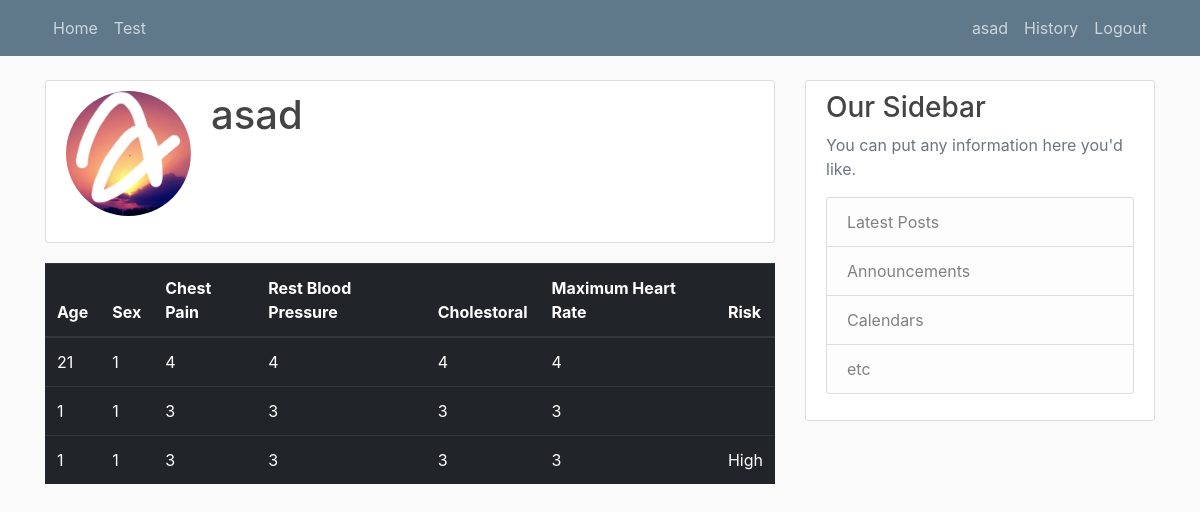
Page /history/ (signed in) on the committed database.
### users/models.py (models this page shows, shortened)
class Profile(models.Model):
    user = models.OneToOneField(User, on_delete=models.CASCADE)
    image = models.ImageField(default='default.jpg', upload_to='profile_pics')

### app/models.py (models this page shows, shortened)
class Test(models.Model):
    CHOICES = ((1, 'Male'), (0, 'Female'))
    THAL = ((0, 'Normal'), (1, 'Fixed Defect'), (2, 'Revesable Defect'))
    user = models.ForeignKey(User, on_delete=models.CASCADE)
    age = models.IntegerField()
    sex = models.IntegerField(choices=CHOICES)
    cp = models.IntegerField()
    trestbps = models.IntegerField()
    chol = models.IntegerField()
    restecg = models.IntegerField()
    thalach = models.IntegerField()
    exang = models.IntegerField()
    oldpeak = models.IntegerField()
    slope = models.IntegerField()
    ca = models.IntegerField()
    thal = models.IntegerField(choices=THAL)
    date = models.DateTimeField(blank=True)
    result = models.CharField(max_length=20, blank=True)

### app/views.py (the view)
# urls.py: path('history/', history, name='history')
@login_required()
def history(request):
    hist = Test.objects.filter(user=request.user)
    if hist.exists():
        context = {'history': hist}
        return render(request, 'app/history.html', context)
    else:
        messages.warning(request, 'History is empty! Take a test now')
        return redirect('test')

### app/templates/app/history.html
{% extends "app/base.html" %}
{% load crispy_forms_tags %}
{% block content %}
    <div class="content-section">
        <div class="media">
            <img class="rounded-circle account-img" src="{{ user.profile.image.url }}">
            <div class="media-body">
                <h2 class="account-heading">{{ user.username }}</h2>
            </div>
        </div>
    </div>
    <table class="table table-dark">
    <thead>
      <tr>
          <th>Age</th>
          <th>Sex</th>
          <th>Chest Pain</th>
          <th>Rest Blood Pressure</th>
          <th>Cholestoral</th>
          <th>Maximum Heart Rate</th>
          <th>Risk</th>
      </tr>
    </thead>
    <tbody>
    {% for hist in history %}
      <tr>
        <td>{{hist.age}}</td>
        <td>{{hist.sex}}</td>
          <td>{{hist.cp}}</td>
        <td>{{hist.trestbps}}</td>
        <td>{{hist.chol}}</td>
        <td>{{hist.thalach}}</td>
          <td>{{hist.result}}</td>
      </tr>
    {% endfor %}
    </tbody>
  </table>
{% endblock content %}

### app/templates/app/base.html (shortened to what this page needs)
{% load static %}
<!doctype html>
<head>
    <link rel="stylesheet" href="https://maxcdn.bootstrapcdn.com/bootstrap/4.0.0/css/bootstrap.min.css">
    <link rel="stylesheet" type="text/css" href="{% static 'main.css' %}">
</head>
<body>
    <header class="site-header">
      <nav class="navbar navbar-expand-md navbar-dark bg-steel fixed-top">
        <div class="container">
          <div class="collapse navbar-collapse" id="navbarToggle">
            <div class="navbar-nav mr-auto">
              <a class="nav-item nav-link" href="{% url 'landing' %}">Home</a>
                <a class="nav-item nav-link" href="{% url 'test' %}">Test</a>
            </div>
            <div class="navbar-nav">
                {% if user.is_authenticated %}
                <a class="nav-item nav-link" href="{% url 'profile' %}">{{ user.username }}</a>
                <a class="nav-item nav-link" href="{% url 'history' %}">History</a>
              <a class="nav-item nav-link" href="{% url 'logout' %}">Logout</a>
                {% else %}
              <a class="nav-item nav-link" href="{% url 'login' %}">Login</a>
              <a class="nav-item nav-link" href="{% url 'register' %}">Signup</a>
                {% endif %}
            </div>
          </div>
        </div>
      </nav>
    </header>
    <main role="main" class="container">
      <div class="row">
        <div class="col-md-8">
          {% block content %}{% endblock %}
        </div>
        <div class="col-md-4">
          <div class="content-section">
            <h3>Our Sidebar</h3>
            <p class='text-muted'>You can put any information here you'd like.
              <ul class="list-group">
                <li class="list-group-item list-group-item-light">Latest Posts</li>
                <li class="list-group-item list-group-item-light">Announcements</li>
                <li class="list-group-item list-group-item-light">Calendars</li>
                <li class="list-group-item list-group-item-light">etc</li>
              </ul>
            </p>
          </div>
        </div>
      </div>
    </main>
</body>
</html>

### users/static/main.css (style rules this page uses)
body { background: #fafafa; color: #333333; margin-top: 5rem; }
h1, h2, h3, h4, h5, h6 { color: #444444; }
ul { margin: 0; }
.bg-steel { background-color: #5f788a; }
.site-header .navbar-nav .nav-link { color: #cbd5db; }
.content-section { background: #ffffff; padding: 10px 20px; border: 1px solid #dddddd; border-radius: 3px; margin-bottom: 20px; }
.account-img { height: 125px; width: 125px; margin-right: 20px; margin-bottom: 16px; }
.account-heading { font-size: 2.5rem; }

### rows in the picture
Test: age "21", sex "1", cp "4", trestbps "4", chol "4", thalach "4"
Test: age "1", sex "1", cp "3", trestbps "3", chol "3", thalach "3"
Test: age "1", sex "1", cp "3", trestbps "3", chol "3", thalach "3", result "High"

### other values in the picture
{{ user.username }} "asad"
